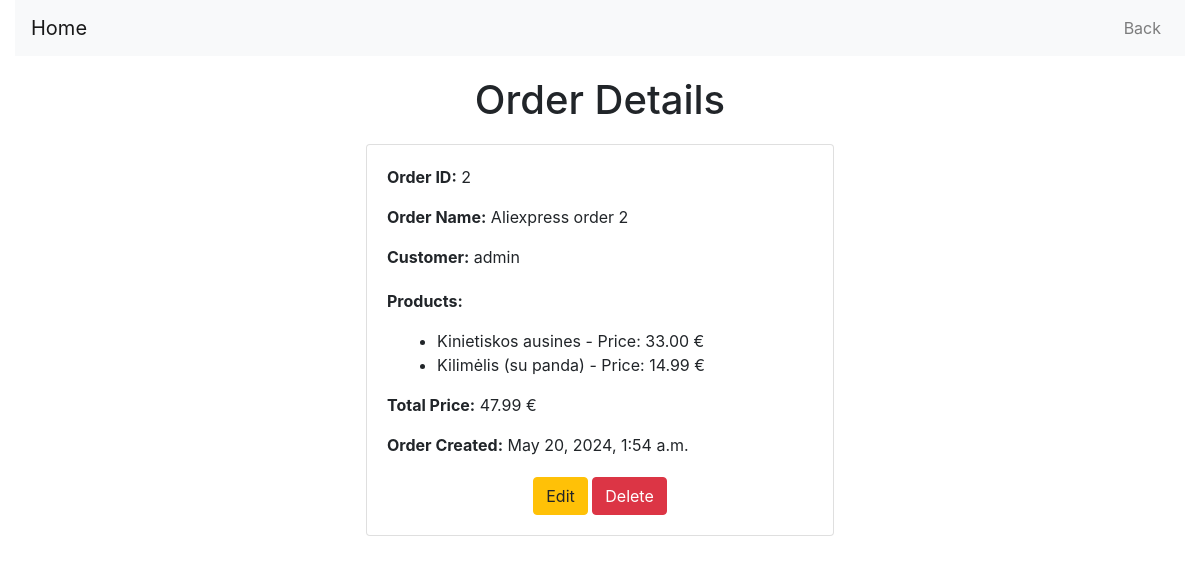
Before: /orders/2/ (signed in) with the older database file.
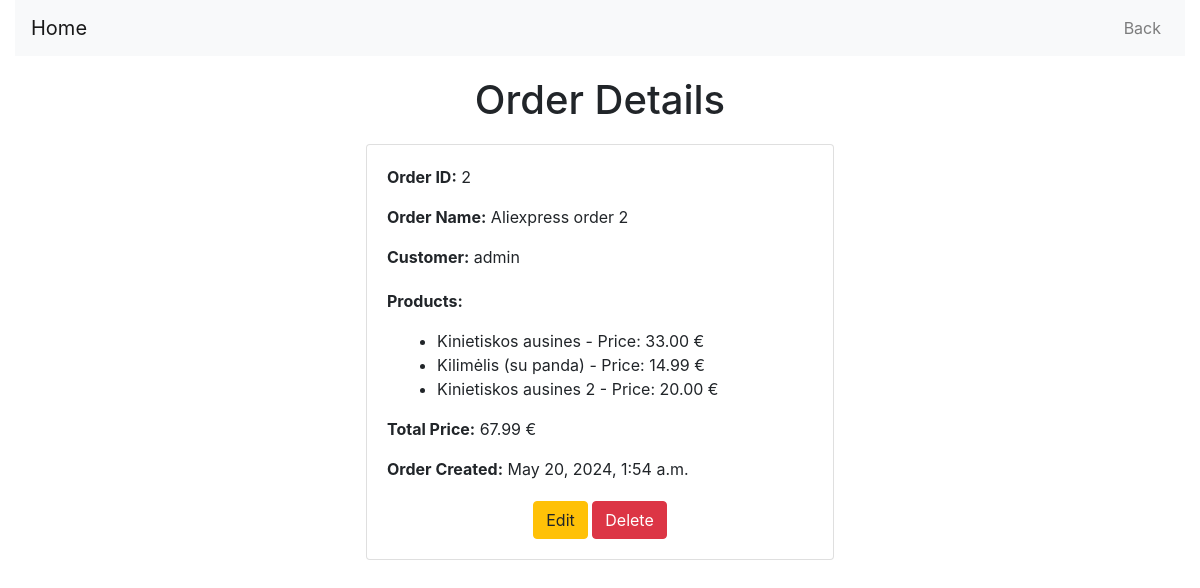
After: the same page with the newer database file.
### orders/models.py (models this page shows, shortened)
class Product(models.Model):
    user = models.ForeignKey(User, on_delete=models.CASCADE, default=None)
    name = models.CharField(max_length=100)
    description = models.TextField()
    price = models.DecimalField(max_digits=10, decimal_places=2)

### orders/views.py (the view)
# urls.py: path('<int:order_id>/', views.order_detail, name='order_detail'),
@login_required
@permission_required('orders.view_order', raise_exception=True)
def order_detail(request, order_id):
    try:
        order = Order.objects.get(id=order_id)
        if order.user != request.user:
            raise PermissionDenied("You do not have permission to view this order.")
        total_price = order.products.all().aggregate(total_price=Sum('price'))['total_price']
        return render(request, 'orders/order_detail.html', {'order': order, 'total_price': total_price})
    except PermissionDenied as e:
        return render(request, 'orders/error.html', {'message': str(e)})
    except Order.DoesNotExist:
        return render(request, 'orders/error.html', {'message': "Order does not exist."})

### orders/templates/orders/order_detail.html (shortened to what this page needs)
<!DOCTYPE html>
<html lang="en">
<head>
    {% load static %}
    <link href="https://stackpath.bootstrapcdn.com/bootstrap/4.5.2/css/bootstrap.min.css" rel="stylesheet">
    <link rel="stylesheet" href="{% static 'order.css' %}">
</head>
<body>
    <div class="container-fluid">
        <nav class="navbar navbar-expand-lg navbar-light bg-light">
            <a class="navbar-brand" href="{% url 'home' %}">Home</a>
            <div class="collapse navbar-collapse" id="navbarNav">
                <ul class="navbar-nav ml-auto">
                    <li class="nav-item">
                        <a class="nav-link" href="{% url 'order_list' %}">Back</a>
                    </li>
                </ul>
            </div>
        </nav>
        <div class="order-container">
            <div class="order-header">
                <h1>Order Details</h1>
            </div>
            <div class="card order-card">
                <div class="card-body">
                    <div class="order-info">
                        <p><strong>Order ID:</strong> {{ order.id }}</p>
                        <p><strong>Order Name:</strong> {{ order.order_name }}</p>
                        <p><strong>Customer:</strong> {{ order.user.username }}</p>
                    </div>
                    <div class="order-info">
                        <p><strong>Products:</strong></p>
                        <ul class="order-products">
                            {% for product in order.products.all %}
                                <li>{{ product.name }} - Price: {{ product.price }} €</li>
                            {% endfor %}
                        </ul>
                        <p><strong>Total Price:</strong> {{ total_price|floatformat:2 }} €</p>
                        <p><strong>Order Created:</strong> {{ order.date_ordered }}</p>
                    </div>
                    {% if user.is_authenticated and user == order.user %}
                        <div class="order-actions">
                            <a href="{% url 'edit_order' order.id %}" class="btn btn-warning">Edit</a>
                            <a href="{% url 'delete_order' order.id %}" class="btn btn-danger">Delete</a>
                        </div>
                    {% endif %}
                </div>
            </div>
        </div>
    </div>
</body>
</html>

Changed rows visible on the page:
added Product: name "Kinietiskos ausines 2", price "20.00"
Other visible differences:
{{ total_price|floatformat:2 }}: "47.99" → "67.99"
